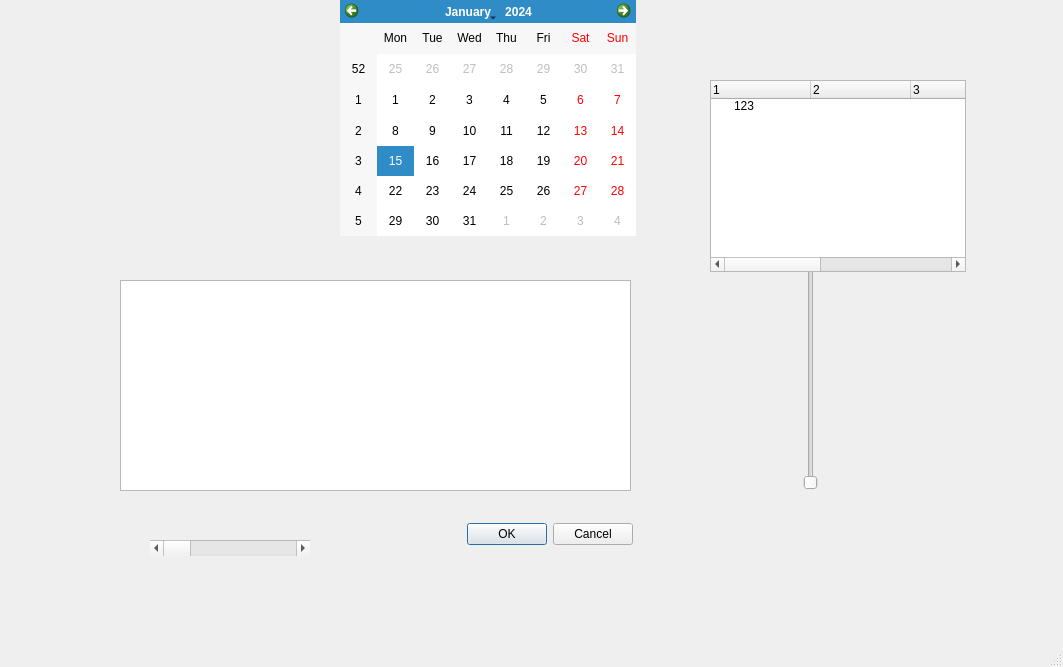
<?xml version="1.0" encoding="UTF-8"?>
<ui version="4.0">
 <class>MainWindow</class>
 <widget class="QMainWindow" name="MainWindow">
  <property name="geometry">
   <rect>
    <x>0</x>
    <y>0</y>
    <width>1063</width>
    <height>667</height>
   </rect>
  </property>
  <property name="windowTitle">
   <string>MainWindow</string>
  </property>
  <widget class="QWidget" name="centralwidget">
   <widget class="QCalendarWidget" name="calendarWidget">
    <property name="geometry">
     <rect>
      <x>340</x>
      <y>0</y>
      <width>296</width>
      <height>236</height>
     </rect>
    </property>
   </widget>
   <widget class="QScrollBar" name="horizontalScrollBar">
    <property name="geometry">
     <rect>
      <x>150</x>
      <y>540</y>
      <width>160</width>
      <height>16</height>
     </rect>
    </property>
    <property name="orientation">
     <enum>Qt::Horizontal</enum>
    </property>
   </widget>
   <widget class="QTextEdit" name="textEdit">
    <property name="geometry">
     <rect>
      <x>120</x>
      <y>280</y>
      <width>511</width>
      <height>211</height>
     </rect>
    </property>
   </widget>
   <widget class="QSlider" name="verticalSlider">
    <property name="geometry">
     <rect>
      <x>800</x>
      <y>219</y>
      <width>22</width>
      <height>271</height>
     </rect>
    </property>
    <property name="orientation">
     <enum>Qt::Vertical</enum>
    </property>
   </widget>
   <widget class="QDialogButtonBox" name="buttonBox">
    <property name="geometry">
     <rect>
      <x>440</x>
      <y>520</y>
      <width>193</width>
      <height>28</height>
     </rect>
    </property>
    <property name="standardButtons">
     <set>QDialogButtonBox::Cancel|QDialogButtonBox::Ok</set>
    </property>
   </widget>
   <widget class="QTreeWidget" name="treeWidget">
    <property name="geometry">
     <rect>
      <x>710</x>
      <y>80</y>
      <width>256</width>
      <height>192</height>
     </rect>
    </property>
    <column>
     <property name="text">
      <string>1</string>
     </property>
    </column>
    <column>
     <property name="text">
      <string>2</string>
     </property>
    </column>
    <column>
     <property name="text">
      <string>3</string>
     </property>
    </column>
    <column>
     <property name="text">
      <string>4</string>
     </property>
    </column>
    <column>
     <property name="text">
      <string>5</string>
     </property>
    </column>
    <column>
     <property name="text">
      <string>6</string>
     </property>
    </column>
    <item>
     <property name="text">
      <string>123</string>
     </property>
    </item>
   </widget>
  </widget>
  <widget class="QMenuBar" name="menubar">
   <property name="geometry">
    <rect>
     <x>0</x>
     <y>0</y>
     <width>1063</width>
     <height>26</height>
    </rect>
   </property>
  </widget>
  <widget class="QStatusBar" name="statusbar"/>
 </widget>
 <resources/>
 <connections/>
</ui>
